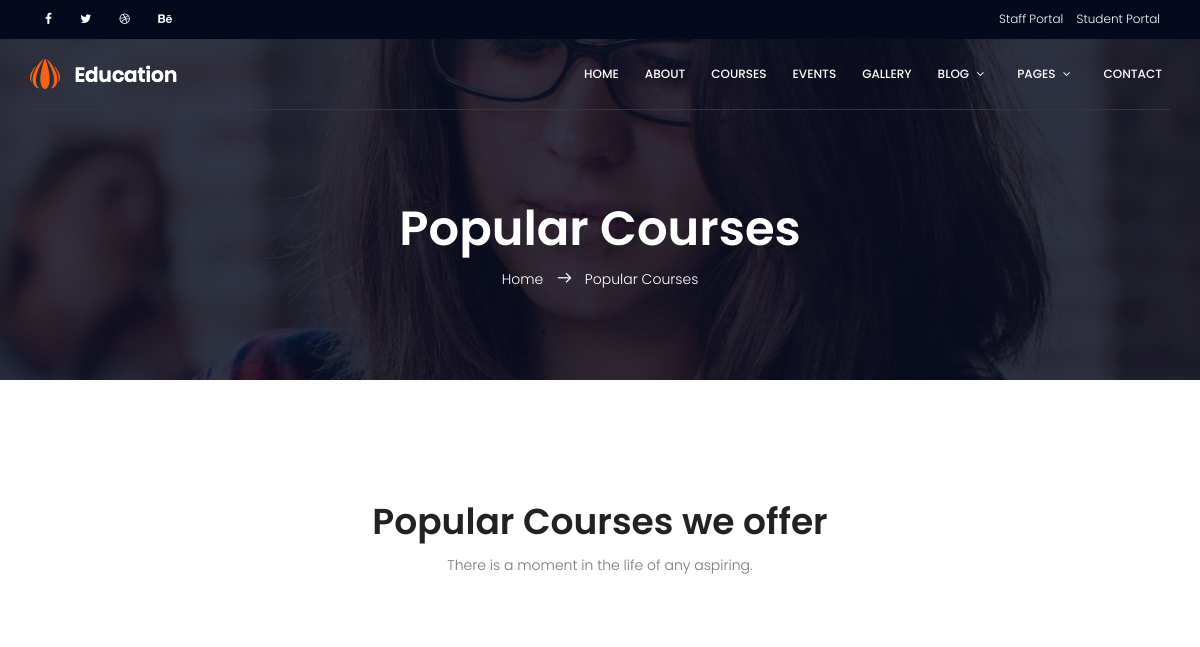
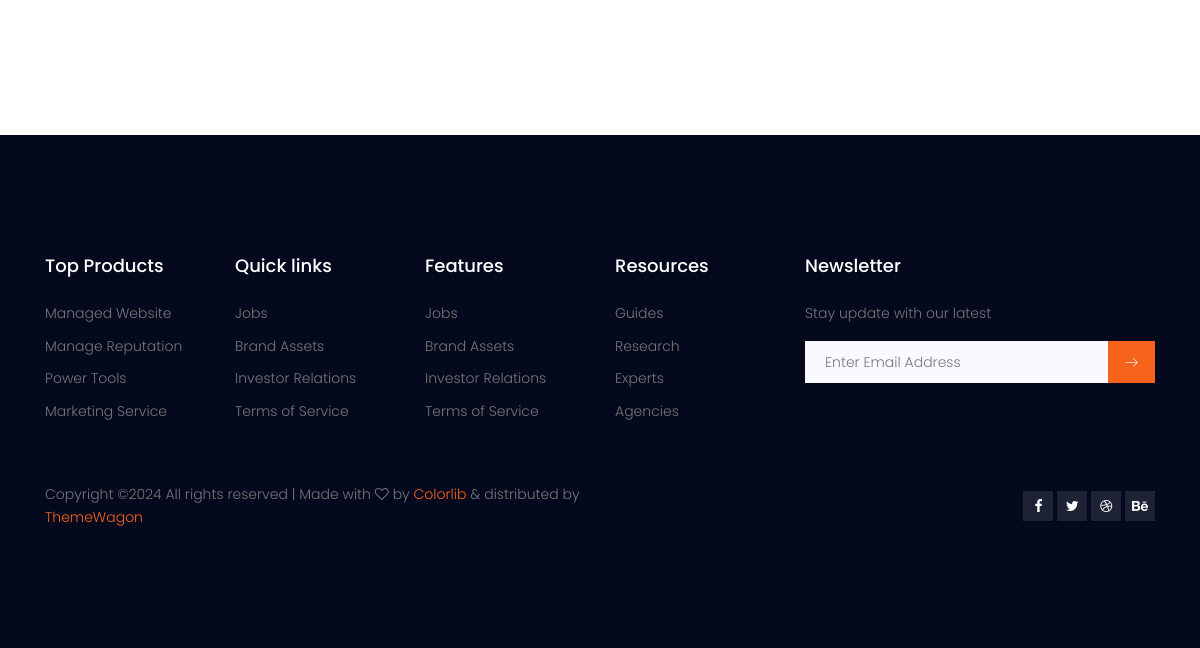
Page /courses/ on the earlier database version (2 pictures, top to bottom).
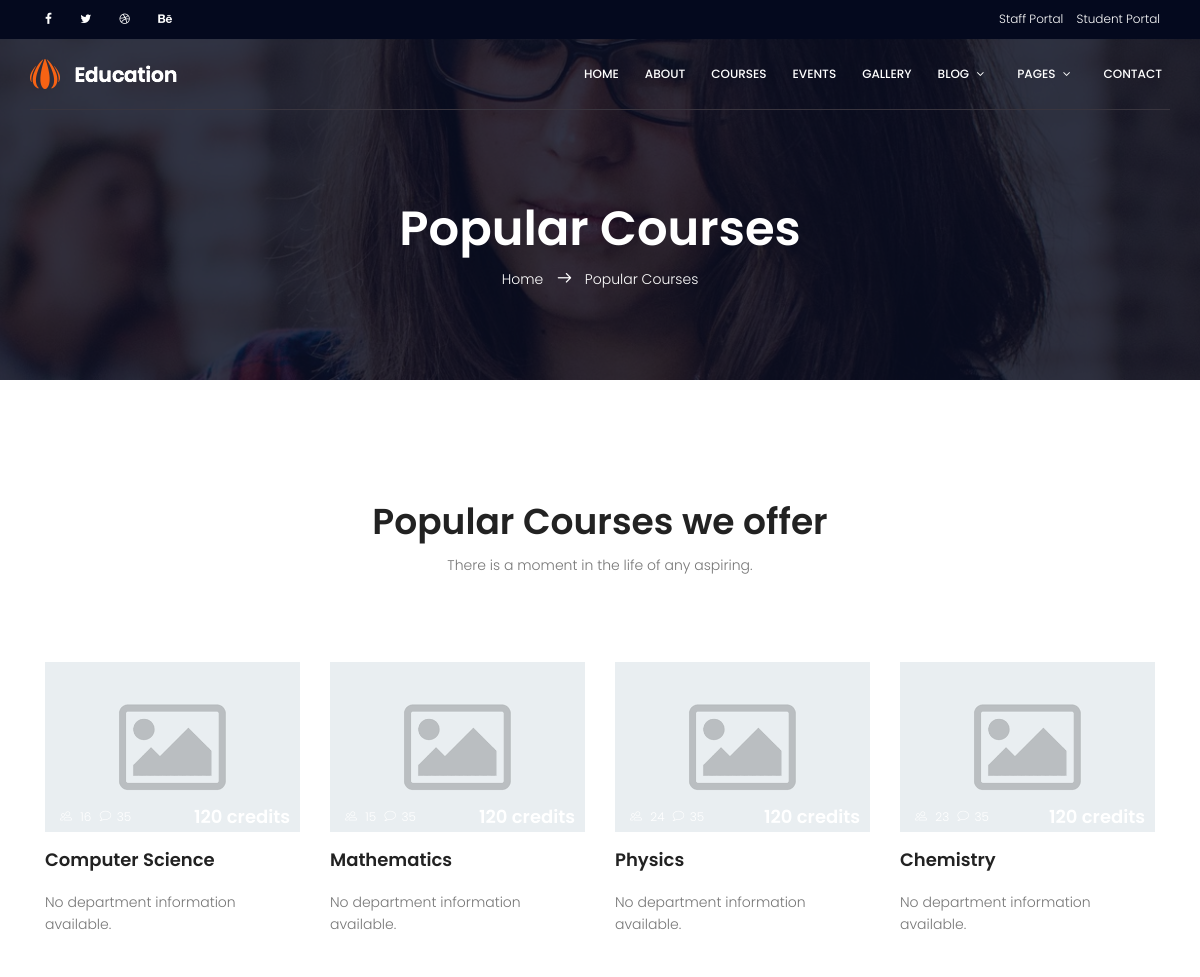
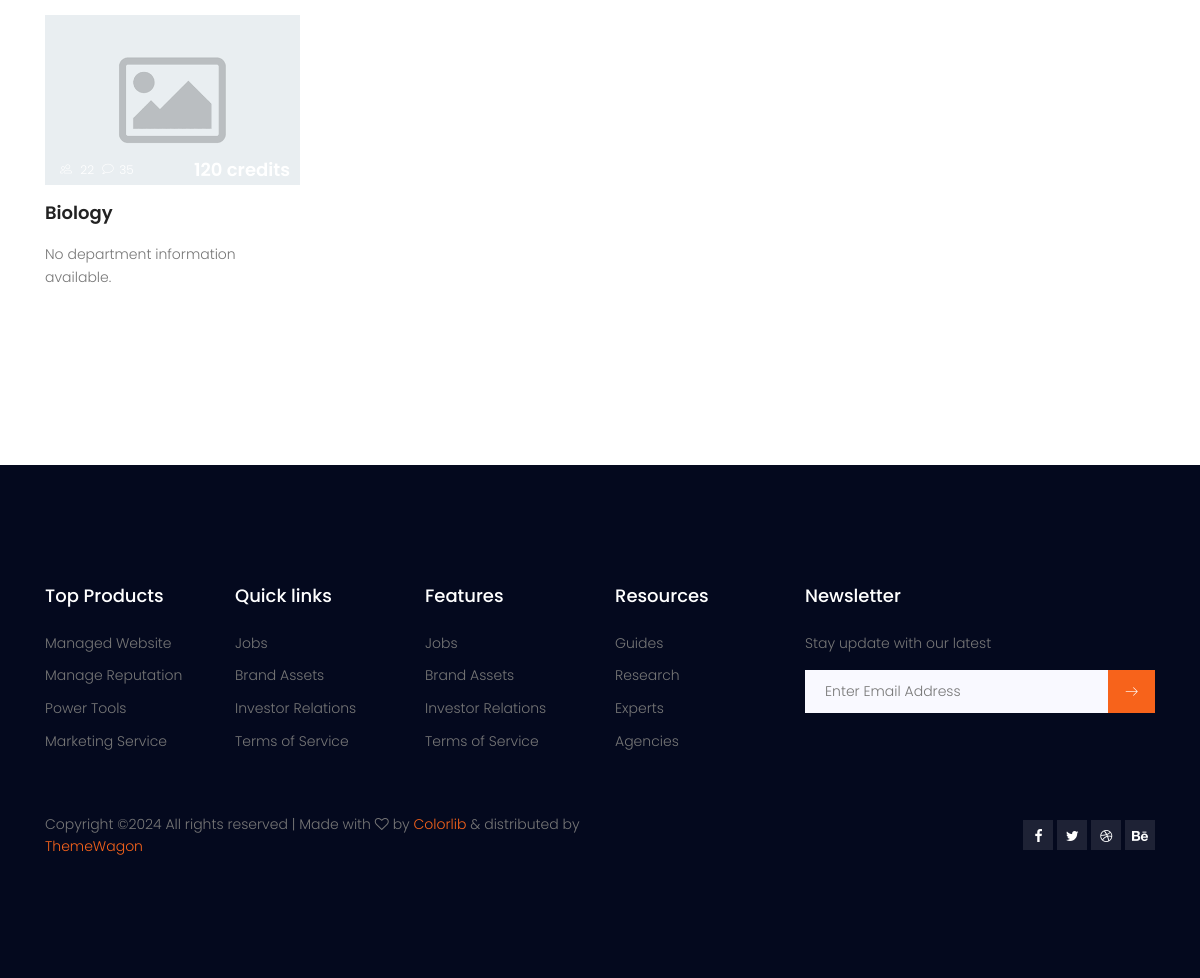
Same page on the later database version (2 pictures, top to bottom).
### courses/models.py (models this page shows, shortened)
class Major(models.Model):
    name = models.CharField(max_length=100)
    code = models.CharField(max_length=10, unique=True)
    description = models.TextField()
    minimum_credits = models.IntegerField(default=120)
    department = models.ForeignKey(Department, on_delete=models.SET_NULL, null=True, blank=True)
    core_courses = models.ManyToManyField(Course, related_name='majors_core')
    required_courses = models.ManyToManyField(Course, related_name='majors_required')
    core_skills = models.ManyToManyField(Course, related_name='majors_core_skills')
    core_seminars = models.ManyToManyField(Course, related_name='majors_core_seminars')
    core_writing_speaking_intensive = models.ManyToManyField(Course, related_name='majors_core_writing_speaking_intensive')
    core_distribution = models.ManyToManyField(Course, related_name='majors_core_distribution')
    core_additional_distribution = models.ManyToManyField(Course, related_name='majors_core_additional_distribution')
    program_requirements = models.ManyToManyField(Course, related_name='majors_program_requirements')
    attribute_requirements = models.ManyToManyField(Attribute, through='MajorAttributeRequirement')

### index/views.py (the view)
# urls.py: path("courses/", views.courses, name='courses_list'),
def courses(request):
    majors_list = Major.objects.all()
    return render(request, "courses.html", {'majors_list':majors_list})

### index/templates/courses.html
{% extends "base.html" %}
{% block content %}
{% load static %}
<section class="banner-area relative about-banner" id="home">
    <div class="overlay overlay-bg"></div>
    <div class="container">
        <div class="row d-flex align-items-center justify-content-center">
            <div class="about-content col-lg-12">
                <h1 class="text-white">Popular Courses</h1>
                <p class="text-white link-nav"><a href="{% url 'home' %}">Home </a> <span class="lnr lnr-arrow-right"></span> <a href="{% url 'courses_list' %}"> Popular Courses</a></p>
            </div>
        </div>
    </div>
</section>
<section class="popular-courses-area section-gap courses-page">
    <div class="container">
        <div class="row d-flex justify-content-center">
            <div class="menu-content pb-70 col-lg-8">
                <div class="title text-center">
                    <h1 class="mb-10">Popular Courses we offer</h1>
                    <p>There is a moment in the life of any aspiring.</p>
                </div>
            </div>
        </div>
        <div class="row">
            {% for major in majors_list %}
            <div class="single-popular-carusel col-lg-3 col-md-6">
                <div class="thumb-wrap relative">
                    <div class="thumb relative">
                        <div class="overlay overlay-bg"></div>
                        {% if major.department.image %}
                        <img class="img-fluid" src="{{ major.department.image.url }}" alt="{{ major.name }}">
                        {% else %}
                        <img class="img-fluid" src="{% static 'default/default_image.png' %}" alt="Default Image">
                        {% endif %}
                    </div>
                    <div class="meta d-flex justify-content-between">
                        <p><span class="lnr lnr-users"></span> {{ major.student_set.count }} <span class="lnr lnr-bubble"></span>35</p>
                        <h4>{{ major.minimum_credits }} credits</h4>
                    </div>
                </div>
                <div class="details">
                    {% if major.department %}
                        <a href="{% url 'department_details' major.department.pk %}">
                            <h4>{{ major.department.name }}</h4>
                        </a>
                        <p>{{ major.department.description|truncatewords:20 }}</p>
                    {% else %}
                        <h4>{{ major.name }}</h4>
                        <p>No department information available.</p>
                    {% endif %}
                </div>
            </div>
            {% endfor %}
        </div>
    </div>
</section>
{% endblock %}

### index/templates/base.html (shortened to what this page needs)
{% load static %}
<!DOCTYPE html>
<html lang="en" class="no-js">
<head>
        <link rel="stylesheet" href="{% static 'css/linearicons.css' %}">
        <link rel="stylesheet" href="{% static 'css/font-awesome.min.css' %}">
        <link rel="stylesheet" href="{% static 'css/bootstrap.css' %}">
        <link rel="stylesheet" href="{% static 'css/magnific-popup.css' %}">
        <link rel="stylesheet" href="{% static 'css/nice-select.css' %}">
        <link rel="stylesheet" href="{% static 'css/animate.min.css' %}">
        <link rel="stylesheet" href="{% static 'css/owl.carousel.css' %}">
        <link rel="stylesheet" href="{% static 'css/jquery-ui.css' %}">
        <link rel="stylesheet" href="{% static 'css/main.css' %}">
    </head>
    <body>
        {%include 'header.html'%}
            {%block content%}
            {%endblock%}
        {% include 'footer.html'%}
    </body>
</html>

### index/templates/header.html (shortened to what this page needs)
{% load static %}
<header id="header" id="home">
    <div class="header-top">
        <div class="container">
            <div class="row">
                <div class="col-lg-6 col-sm-6 col-8 header-top-left no-padding">
                    <ul>
                      <li><a href="#"><i class="fa fa-facebook"></i></a></li>
                      <li><a href="#"><i class="fa fa-twitter"></i></a></li>
                      <li><a href="#"><i class="fa fa-dribbble"></i></a></li>
                      <li><a href="#"><i class="fa fa-behance"></i></a></li>
                    </ul>
                </div>
                <div class="col-lg-6 col-sm-6 col-4 header-top-right no-padding">
                    <a href=""> <span class="text">Staff Portal</span></a>
                    <a href=""> <span class="text">Student Portal</span></a>
                </div>
            </div>
        </div>
  </div>
  <div class="container main-menu">
      <div class="row align-items-center justify-content-between d-flex">
        <div id="logo">
          <a href="index.html"><img src="img/logo.png" alt="" title="" /></a>
        </div>
        <nav id="nav-menu-container">
          <ul class="nav-menu">
            <li><a href="{% url 'home' %}">Home</a></li>
            <li><a href="{% url 'about' %}">About</a></li>
            <li><a href="{% url 'courses_list' %}">Courses</a></li>
            <li><a href="{% url 'events' %}">Events</a></li>
            <li><a href="gallery.html">Gallery</a></li>
            <li class="menu-has-children"><a href="">Blog</a>
            </li>
            <li class="menu-has-children"><a href="">Pages</a>
            </li>
            <li><a href="{% url 'contact' %}">Contact</a></li>
          </ul>
        </nav>
      </div>
  </div>
</header>

### index/templates/footer.html (shortened to what this page needs)
{%load static%}
<footer class="footer-area section-gap">
    <div class="container">
        <div class="row">
            <div class="col-lg-2 col-md-6 col-sm-6">
                <div class="single-footer-widget">
                    <h4>Top Products</h4>
                    <ul>
                        <li><a href="#">Managed Website</a></li>
                        <li><a href="#">Manage Reputation</a></li>
                        <li><a href="#">Power Tools</a></li>
                        <li><a href="#">Marketing Service</a></li>
                    </ul>
                </div>
            </div>
            <div class="col-lg-2 col-md-6 col-sm-6">
                <div class="single-footer-widget">
                    <h4>Quick links</h4>
                    <ul>
                        <li><a href="#">Jobs</a></li>
                        <li><a href="#">Brand Assets</a></li>
                        <li><a href="#">Investor Relations</a></li>
                        <li><a href="#">Terms of Service</a></li>
                    </ul>
                </div>
            </div>
            <div class="col-lg-2 col-md-6 col-sm-6">
                <div class="single-footer-widget">
                    <h4>Features</h4>
                    <ul>
                        <li><a href="#">Jobs</a></li>
                        <li><a href="#">Brand Assets</a></li>
                        <li><a href="#">Investor Relations</a></li>
                        <li><a href="#">Terms of Service</a></li>
                    </ul>
                </div>
            </div>
            <div class="col-lg-2 col-md-6 col-sm-6">
                <div class="single-footer-widget">
                    <h4>Resources</h4>
                    <ul>
                        <li><a href="#">Guides</a></li>
                        <li><a href="#">Research</a></li>
                        <li><a href="#">Experts</a></li>
                        <li><a href="#">Agencies</a></li>
                    </ul>
                </div>
            </div>
            <div class="col-lg-4  col-md-6 col-sm-6">
                <div class="single-footer-widget">
                    <h4>Newsletter</h4>
                    <p>Stay update with our latest</p>
                    <div class="" id="mc_embed_signup">
                         <form target="_blank" action="https://spondonit.us12.list-manage.com/subscribe/post?u=1462626880ade1ac87bd9c93a&amp;id=92a4423d01" method="get">
                          <div class="input-group">
                            <input type="text" class="form-control" name="EMAIL" placeholder="Enter Email Address" onfocus="this.placeholder = ''" onblur="this.placeholder = 'Enter Email Address '" required="" type="email">
                            <div class="input-group-btn">
                              <button class="btn btn-default" type="submit">
                                <span class="lnr lnr-arrow-right"></span>
                              </button>
                            </div>
                          </div>
                        </form>
                    </div>
                </div>
            </div>
        </div>
        <div class="footer-bottom row align-items-center justify-content-between">
            <p class="footer-text m-0 col-lg-6 col-md-12">
Copyright &copy;<script>document.write(new Date().getFullYear());</script> All rights reserved | Made with <i class="fa fa-heart-o" aria-hidden="true"></i> by <a href="https://colorlib.com" target="_blank">Colorlib</a> &amp; distributed by <a href="https://themewagon.com" target="_blank">ThemeWagon</a>
</p>
            <div class="col-lg-6 col-sm-12 footer-social">
                <a href="#"><i class="fa fa-facebook"></i></a>
                <a href="#"><i class="fa fa-twitter"></i></a>
                <a href="#"><i class="fa fa-dribbble"></i></a>
                <a href="#"><i class="fa fa-behance"></i></a>
            </div>
        </div>
    </div>
</footer>

Differences in the rows shown:
added Major: name "Computer Science"
added Major: name "Mathematics"
added Major: name "Physics"
added Major: name "Chemistry"
added Major: name "Biology"
